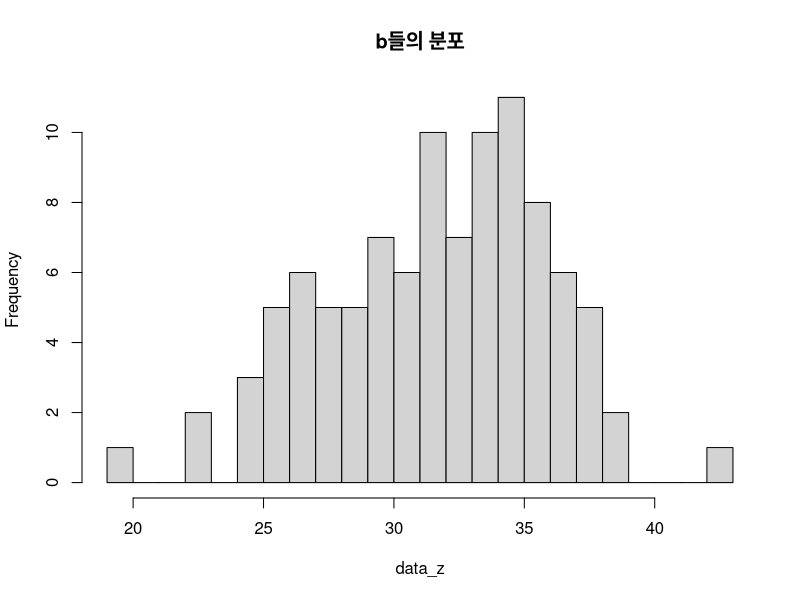
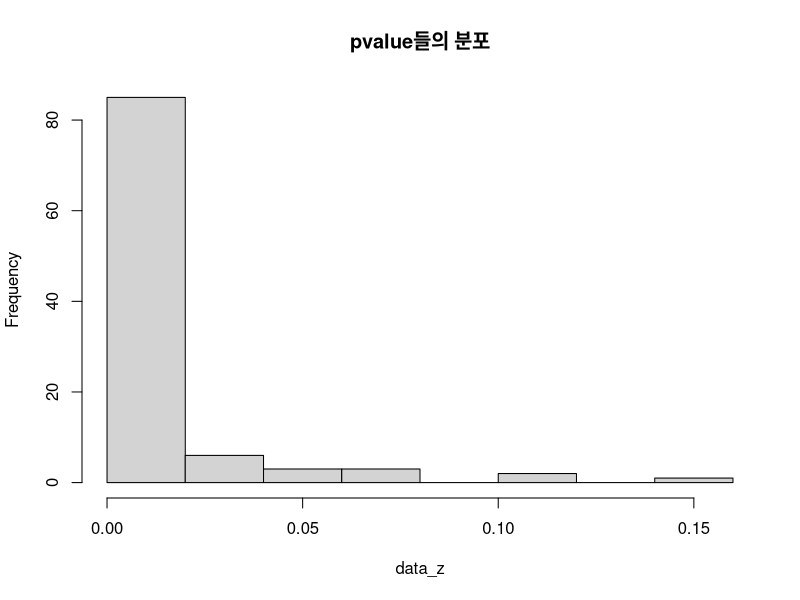
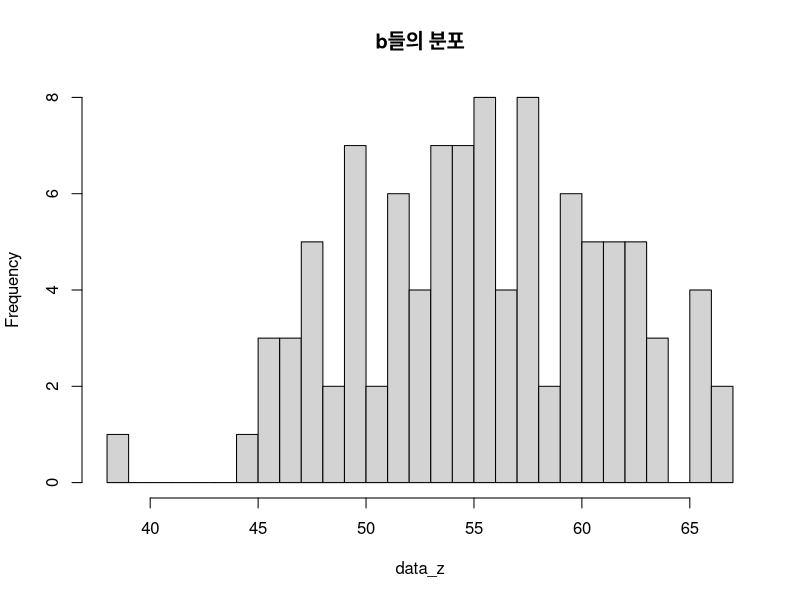
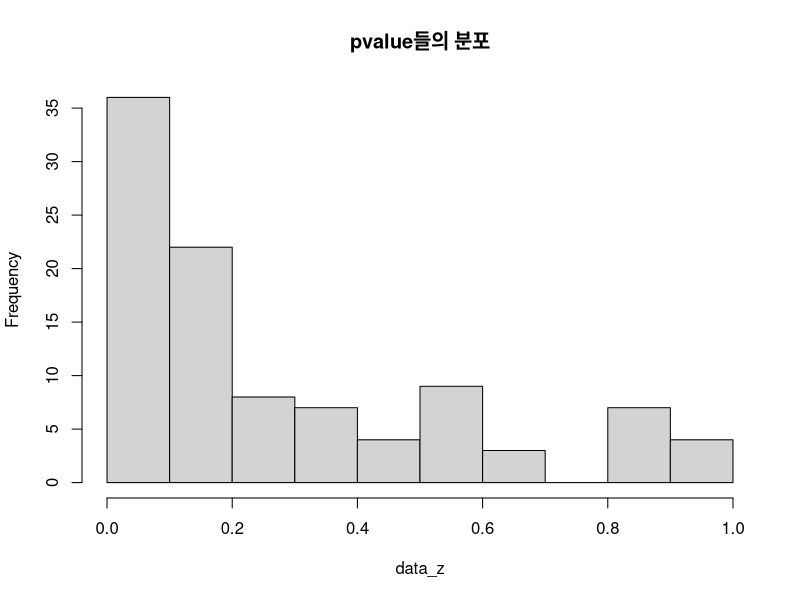
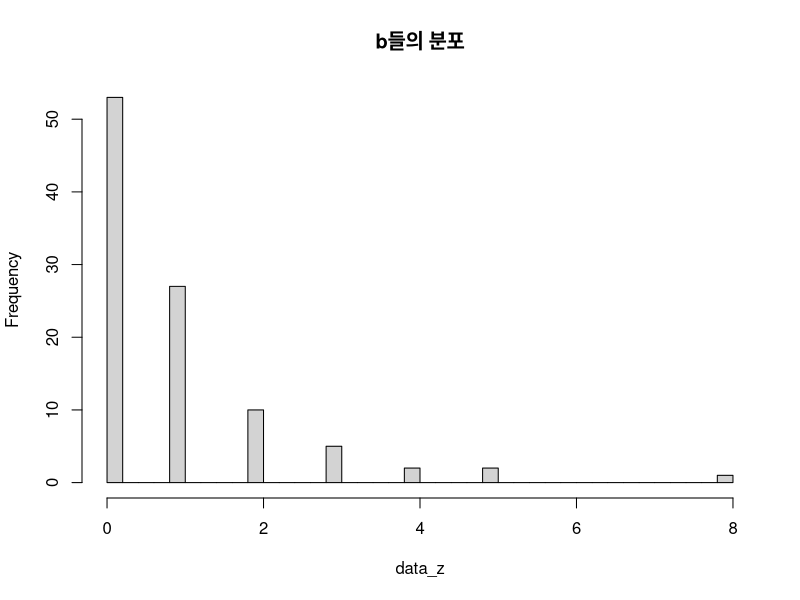
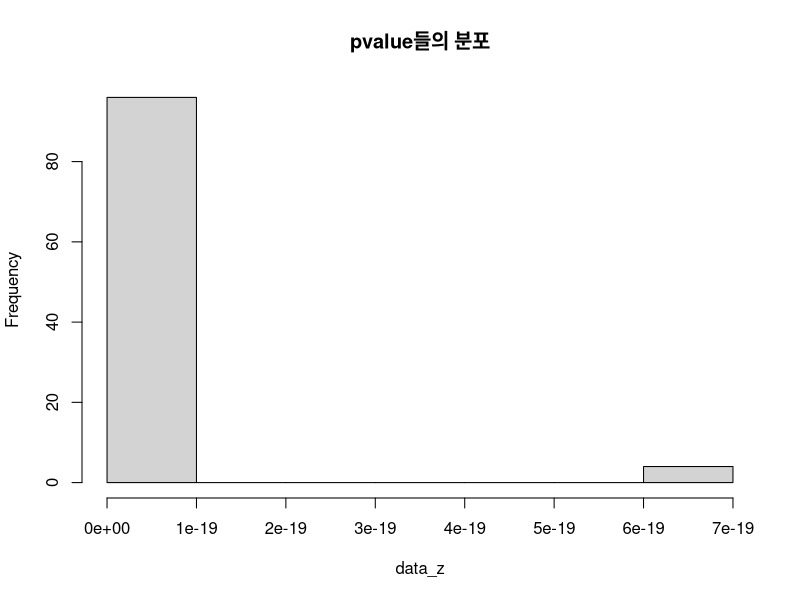
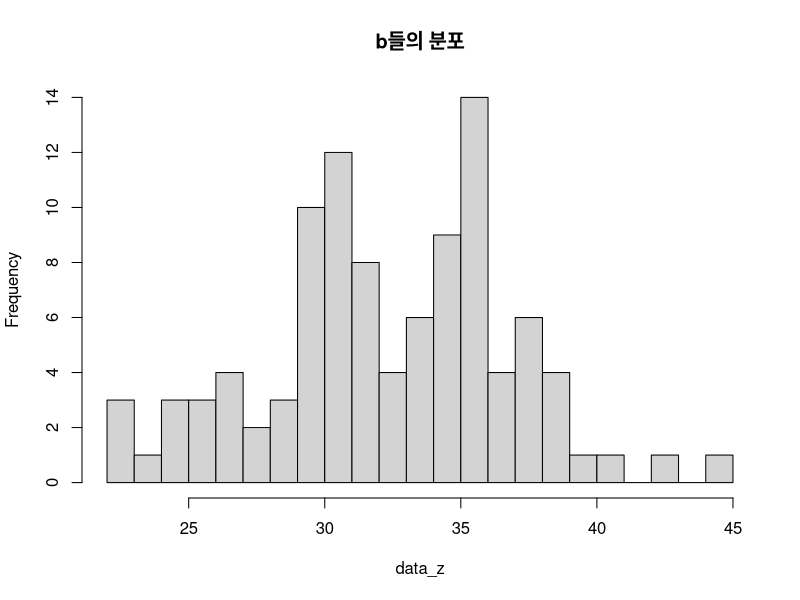
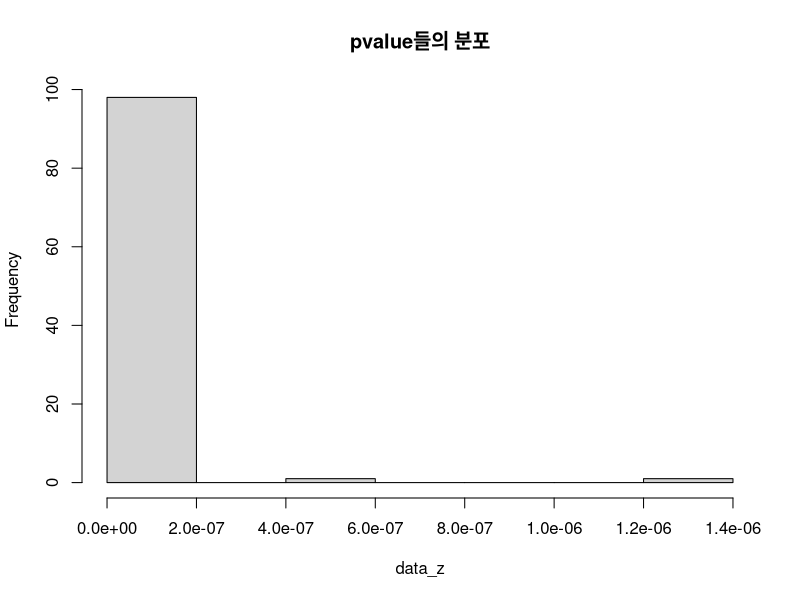

Write R code to recreate these figures, in order.
timeseries_data<-function(rho,nsmp,dtb,		#rho는 rho,nsmp는 표본 수,dtb는 분포
                          rnorm_mean=0,rnorm_std=1,	#정규분포 옵션(평균,표준편차)
                          runif_min=-1,runif_max=1,	#균등분포 옵션(최소,최대)
                          rcauchy_loc=0,rcauchy_scale=1,	#코시분포 옵션(위치모수,척도모수)
                          rchisq_df=1				#카이제곱분포 옵션(자유도)
)
{
  
  if(dtb=='rnorm'){n<-rnorm(nsmp,rnorm_mean,rnorm_std)}		#오차 생성
  else if (dtb=='runif'){n<-runif(nsmp,runif_min,runif_max)}
  else if (dtb=='rcauchy'){n<-rcauchy(nsmp,rcauchy_loc,rcauchy_scale)}
  else if (dtb=='rchisq'){n<-rchisq(nsmp,df=rchisq_df)-1}
  else{geterrmessage('이 함수는 정규분포, 균등분포,코시분포에서만 표본추출이 가능합니다.')}
  
  rh<-vector()
  xx<-vector()	#객체 생성
  
  for (i in 1:length(n)) 	# rho 생성 1, rho, rho**2, ... rho**(t-1)
  {
    rh[i]<-(rho)**(i-1)
  }		
  
  for (i in 1:length(n))
  {
    xx[i]<-sum(rh[1:i]*n[i:1])	#1*Et + rho*Et-1 + .....
  }
  return(xx)
}

sign_test_normal<-function(data,sign='eql')	#정규근사를 이용한 랜덤워크 검정함수
{		
  st<-0					#기울기 값이 들어갈 들어있는 개체 생성						
  for (i in 1:(length(data)-2))
  {
    st[i]<-(data[i+2]-data[i+1])/(data[i+1]-data[i])		#기울기구해서 넣음
  }
  st<-st[which(st!=Inf & st!=-Inf & st!=0)]  #Inf와 -Inf, 0는 제외 
  wt<-ifelse(st>0,1,0)		#기울기가 0보다 크면 1 아니면 0으로 변환
  b<-sum(wt,na.rm=TRUE)		#1인 것의 개수의 합을 구함
  statistic<-(b-(length(wt))/2)/sqrt((length(wt))/4)#검정통계량
  
  if(sign=='eql')		#H1 : rho!=1
  {
    if (statistic>0) {p_value=2*(1-pnorm(statistic))}		#p-value도출
    else {p_value=2*(pnorm(statistic))}
  }
  else if(sign=='lt')	#H1 : rho<1
  {
    p_value<-pnorm(statistic)
  }
  else if(sign=='gt')	#H1 : rho>1
  {
    p_value<-1-pnorm(statistic)
  }
  else
  {
    {geterrmessage('sign 은 eql , lt , gt만 가능합니다.')}
  }
  
  stat<-list(기울기=st,검정통계량=statistic,p_value=p_value,b=b)
  return(stat) 
}

# ------------------------------------------------------------------
# rho = 0

#b들의 히스토그램
data_z<-0
for (i in 1:100)				 #실험을 100번 반복.
{
  test<-timeseries_data(0,100,'rchisq')#rho는 0, 데이터는 100개 사용.
  data_test<-sign_test_normal(test)
  data_z[i]<-data_test[[4]]		 #b는 data_test의 4번째 리스트에 존재
}
hist(data_z,main='b들의 분포',breaks=30)


#pvalue들의 히스토그램
data_z<-0
for (i in 1:100)				 #실험을 100번 반복.
{
  test<-timeseries_data(0,100,'rchisq')#rho는 0, 데이터는 100개 사용.
  data_test<-sign_test_normal(test)
  data_z[i]<-data_test[[3]]		 #pvalue는 data_test의 3번째 리스트에 존재
}
hist(data_z,main='pvalue들의 분포')


# ------------------------------------------------------------------
# rho = 1

#b들의 히스토그램
data_z<-0
for (i in 1:100)				 #실험을 100번 반복.
{
  test<-timeseries_data(1,100,'rchisq')#rho는 1, 데이터는 100개 사용.
  data_test<-sign_test_normal(test)
  data_z[i]<-data_test[[4]]		 #b는 data_test의 4번째 리스트에 존재
}
hist(data_z,main='b들의 분포',breaks=30)


#pvalue들의 히스토그램
data_z<-0
for (i in 1:100)				 #실험을 100번 반복.
{
  test<-timeseries_data(1,100,'rchisq')#rho는 1, 데이터는 100개 사용.
  data_test<-sign_test_normal(test)
  data_z[i]<-data_test[[3]]		 #pvalue는 data_test의 3번째 리스트에 존재
}
hist(data_z,main='pvalue들의 분포')


# ------------------------------------------------------------------
# rho = -1.1

#b들의 히스토그램
data_z<-0
for (i in 1:100)				 #실험을 100번 반복.
{
  test<-timeseries_data(-1.1,100,'rchisq')#rho는 -1.1, 데이터는 100개 사용.
  data_test<-sign_test_normal(test)
  data_z[i]<-data_test[[4]]		 #b는 data_test의 4번째 리스트에 존재
}
hist(data_z,main='b들의 분포',breaks=30)


#pvalue들의 히스토그램
data_z<-0
for (i in 1:100)				 #실험을 100번 반복.
{
  test<-timeseries_data(-1.1,100,'rchisq')#rho는 -1.1, 데이터는 100개 사용.
  data_test<-sign_test_normal(test)
  data_z[i]<-data_test[[3]]		 #pvalue는 data_test의 3번째 리스트에 존재
}
hist(data_z,main='pvalue들의 분포')


# ------------------------------------------------------------------
# rho = 1.1

#b들의 히스토그램
data_z<-0
for (i in 1:100)				 #실험을 100번 반복.
{
  test<-timeseries_data(0,100,'rchisq')#rho는 1.1, 데이터는 100개 사용.
  data_test<-sign_test_normal(test)
  data_z[i]<-data_test[[4]]		 #b는 data_test의 4번째 리스트에 존재
}
hist(data_z,main='b들의 분포',breaks=30)


#pvalue들의 히스토그램
data_z<-0
for (i in 1:100)				 #실험을 100번 반복.
{
  test<-timeseries_data(1.1,100,'rchisq')#rho는 1.1, 데이터는 100개 사용.
  data_test<-sign_test_normal(test)
  data_z[i]<-data_test[[3]]		 #pvalue는 data_test의 3번째 리스트에 존재
}
hist(data_z,main='pvalue들의 분포')


